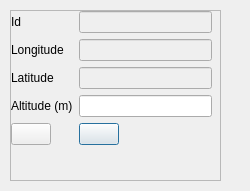
<?xml version="1.0" encoding="UTF-8"?>
<ui version="4.0">
 <class>FlightplanForm</class>
 <widget class="QWidget" name="FlightplanForm">
  <property name="geometry">
   <rect>
    <x>0</x>
    <y>0</y>
    <width>250</width>
    <height>191</height>
   </rect>
  </property>
  <property name="minimumSize">
   <size>
    <width>250</width>
    <height>0</height>
   </size>
  </property>
  <property name="windowTitle">
   <string>Flightplan point</string>
  </property>
  <widget class="QScrollArea" name="scrollArea">
   <property name="geometry">
    <rect>
     <x>10</x>
     <y>10</y>
     <width>211</width>
     <height>171</height>
    </rect>
   </property>
   <property name="widgetResizable">
    <bool>true</bool>
   </property>
   <widget class="QWidget" name="scrollAreaWidgetContents">
    <property name="geometry">
     <rect>
      <x>0</x>
      <y>0</y>
      <width>209</width>
      <height>169</height>
     </rect>
    </property>
    <widget class="QWidget" name="formLayoutWidget">
     <property name="geometry">
      <rect>
       <x>0</x>
       <y>0</y>
       <width>201</width>
       <height>161</height>
      </rect>
     </property>
     <layout class="QFormLayout" name="formLayout">
      <item row="0" column="0">
       <widget class="QLabel" name="idLabel">
        <property name="text">
         <string>Id</string>
        </property>
       </widget>
      </item>
      <item row="0" column="1">
       <widget class="QLineEdit" name="idLineEdit">
        <property name="enabled">
         <bool>false</bool>
        </property>
       </widget>
      </item>
      <item row="1" column="0">
       <widget class="QLabel" name="lonLabel">
        <property name="text">
         <string>Longitude</string>
        </property>
       </widget>
      </item>
      <item row="1" column="1">
       <widget class="QLineEdit" name="lonLineEdit">
        <property name="enabled">
         <bool>false</bool>
        </property>
       </widget>
      </item>
      <item row="2" column="0">
       <widget class="QLabel" name="latLabel">
        <property name="text">
         <string>Latitude</string>
        </property>
       </widget>
      </item>
      <item row="2" column="1">
       <widget class="QLineEdit" name="latLineEdit">
        <property name="enabled">
         <bool>false</bool>
        </property>
       </widget>
      </item>
      <item row="3" column="0">
       <widget class="QLabel" name="altitudeLabel">
        <property name="text">
         <string>Altitude (m)</string>
        </property>
       </widget>
      </item>
      <item row="3" column="1">
       <widget class="QLineEdit" name="altitudeLineEdit"/>
      </item>
      <item row="4" column="1">
       <widget class="QPushButton" name="saveButton">
        <property name="sizePolicy">
         <sizepolicy hsizetype="Maximum" vsizetype="Fixed">
          <horstretch>0</horstretch>
          <verstretch>0</verstretch>
         </sizepolicy>
        </property>
        <property name="toolTip">
         <string>&lt;html&gt;&lt;head/&gt;&lt;body&gt;&lt;p&gt;Save&lt;/p&gt;&lt;/body&gt;&lt;/html&gt;</string>
        </property>
        <property name="text">
         <string/>
        </property>
        <property name="icon">
         <iconset resource="resources.qrc">
          <normaloff>:/icons/images/icons/filesave.png</normaloff>:/icons/images/icons/filesave.png</iconset>
        </property>
        <property name="default">
         <bool>true</bool>
        </property>
       </widget>
      </item>
      <item row="4" column="0">
       <widget class="QPushButton" name="deleteButton">
        <property name="toolTip">
         <string>Delete</string>
        </property>
        <property name="text">
         <string/>
        </property>
        <property name="icon">
         <iconset resource="resources.qrc">
          <normaloff>:/icons/images/icons/button_cancel.png</normaloff>:/icons/images/icons/button_cancel.png</iconset>
        </property>
       </widget>
      </item>
     </layout>
    </widget>
   </widget>
  </widget>
 </widget>
 <resources>
  <include location="resources.qrc"/>
 </resources>
 <connections/>
</ui>
